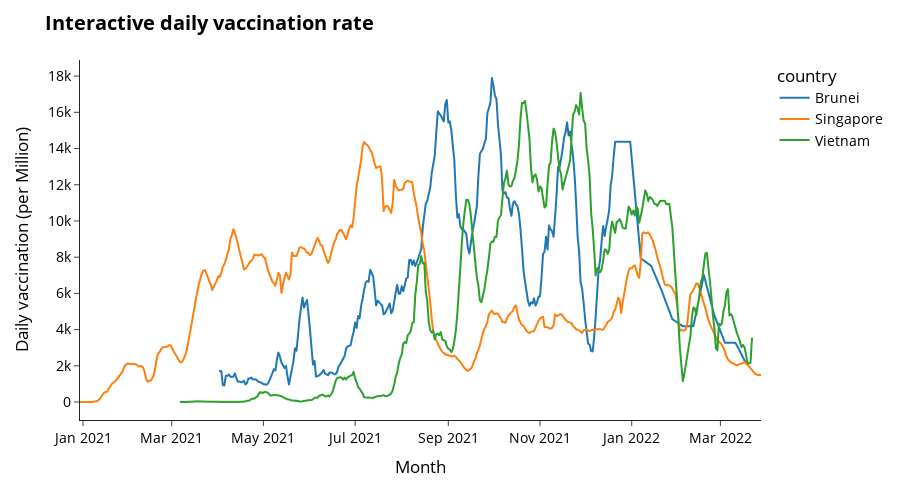

Notebook cell for this chart:
### Code cell
# Creating the Figure instance
fig = px.line(df_vac_daily, x= 'date' , y= 'daily_vaccinations_per_million', color = 'country', template="simple_white",
              width = 900, height = 500)
 
fig.update_layout(
    title="<b>Interactive daily vaccination rate</b>",
    xaxis_title="Month",
    yaxis_title="Daily vaccination (per Million)",
    font=dict(
        size=14,
        color="black")
)
fig.show()

### Figure 1 — Plotly figure (JSON) as saved in the notebook; plotly's stock layout.template omitted (floating-point values rounded to 4 significant figures; data arrays with more than 128 entries replaced by an {"elided": "..."} marker saying what was removed)
{"data": [{"hovertemplate": "country=Brunei<br>date=%{x}<br>daily_vaccinations_per_million=%{y}<extra></extra>", "legendgroup": "Brunei", "line": {"color": "#1F77B4", "dash": "solid"}, "marker": {"symbol": "circle"}, "mode": "lines", "name": "Brunei", "showlegend": true, "type": "scattergl", "x": {"elided": "351 str values"}, "xaxis": "x", "y": {"elided": "351 int values"}, "yaxis": "y"}, {"hovertemplate": "country=Singapore<br>date=%{x}<br>daily_vaccinations_per_million=%{y}<extra></extra>", "legendgroup": "Singapore", "line": {"color": "#FF7F0E", "dash": "solid"}, "marker": {"symbol": "circle"}, "mode": "lines", "name": "Singapore", "showlegend": true, "type": "scattergl", "x": {"elided": "454 str values"}, "xaxis": "x", "y": {"elided": "454 int values"}, "yaxis": "y"}, {"hovertemplate": "country=Vietnam<br>date=%{x}<br>daily_vaccinations_per_million=%{y}<extra></extra>", "legendgroup": "Vietnam", "line": {"color": "#2CA02C", "dash": "solid"}, "marker": {"symbol": "circle"}, "mode": "lines", "name": "Vietnam", "showlegend": true, "type": "scattergl", "x": {"elided": "381 str values"}, "xaxis": "x", "y": {"elided": "381 int values"}, "yaxis": "y"}], "layout": {"font": {"color": "black", "size": 14}, "height": 500, "legend": {"title": {"text": "country"}, "tracegroupgap": 0}, "margin": {"t": 60}, "title": {"text": "<b>Interactive daily vaccination rate</b>"}, "width": 900, "xaxis": {"anchor": "y", "domain": [0, 1], "title": {"text": "Month"}}, "yaxis": {"anchor": "x", "domain": [0, 1], "title": {"text": "Daily vaccination (per Million)"}}}}
